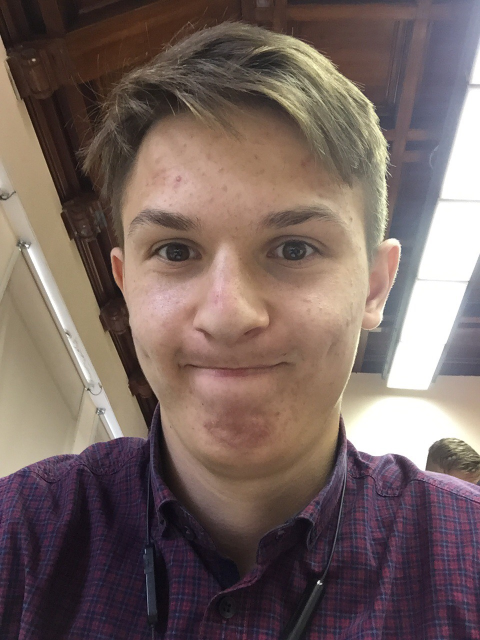
#> input picture face_recognize/dataset/Dmitry_Svir/G8Iko3ZGdCk.jpg, 960 x 1280 px, given in place of the camera (shown at 1/2 size)
$ python build_face_dataset.py --cascade haarcascade_frontalface_default.xml --output out
#> lines starting #> are read from the running program, lines starting #| are printed output that depends on the picture; after the words box and inside, x2 and y2 are one past the last pixel; in counts of white or black regions, pixels touching at a corner belong together

from imutils.video import VideoStream
import argparse
import imutils
import time
import cv2
import os

ap = argparse.ArgumentParser()
ap.add_argument("-c", "--cascade", required=True,
	help = "path to where the face cascade resides")
ap.add_argument("-o", "--output", required=True,
	help="path to output directory")
args = vars(ap.parse_args())

detector = cv2.CascadeClassifier(args["cascade"])


print("[INFO] starting video stream...")
vs = VideoStream(src=0).start()
# vs = VideoStream(usePiCamera=True).start()
time.sleep(2.0)
total = 0

while True:

	frame = vs.read()
#> frame is the input picture: shape (1280, 960, 3); mean B, G, R 96.3, 100.9, 118.2
	orig = frame.copy()
	frame = imutils.resize(frame, width=400)
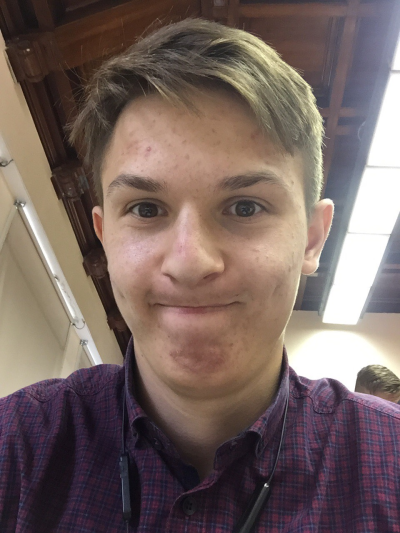
#> frame: shape (533, 400, 3); mean B, G, R 96.3, 100.9, 118.2

	rects = detector.detectMultiScale(
		cv2.cvtColor(frame, cv2.COLOR_BGR2GRAY), scaleFactor=1.1,
		minNeighbors=5, minSize=(30, 30))
#> rects = [[60, 106, 271, 271]]

	for (x, y, w, h) in rects:
		cv2.rectangle(frame, (x, y), (x + w, y + h), (0, 255, 0), 2)
#> this loop made 1 pass
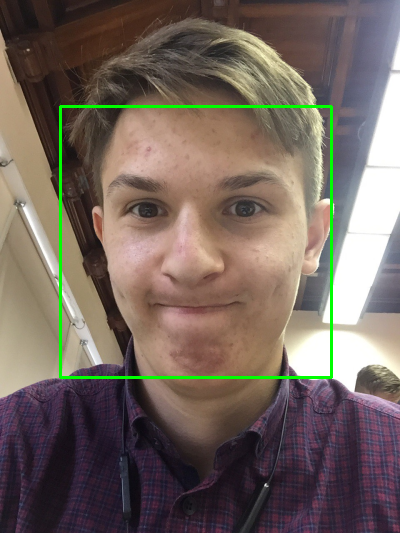
#> frame: shape (533, 400, 3); 1.52% of pixels changed, all inside (x1, y1, x2, y2) = (59, 105, 333, 379)

	cv2.imshow("Frame", frame)
	key = cv2.waitKey(1) & 0xFF
#> (key q is pressed here)


	if key == ord("k"):
		p = os.path.sep.join([args["output"], "{}.png".format(
			str(total).zfill(5))])
		cv2.imwrite(p, orig)
		total += 1

	elif key == ord("q"):
		break

print("[INFO] {} face images stored".format(total))
print("[INFO] cleaning up...")
cv2.destroyAllWindows()
vs.stop()

$ run again, on face_recognize/dataset/Dmitry_Svir/GmMrQRSUUNg.jpg
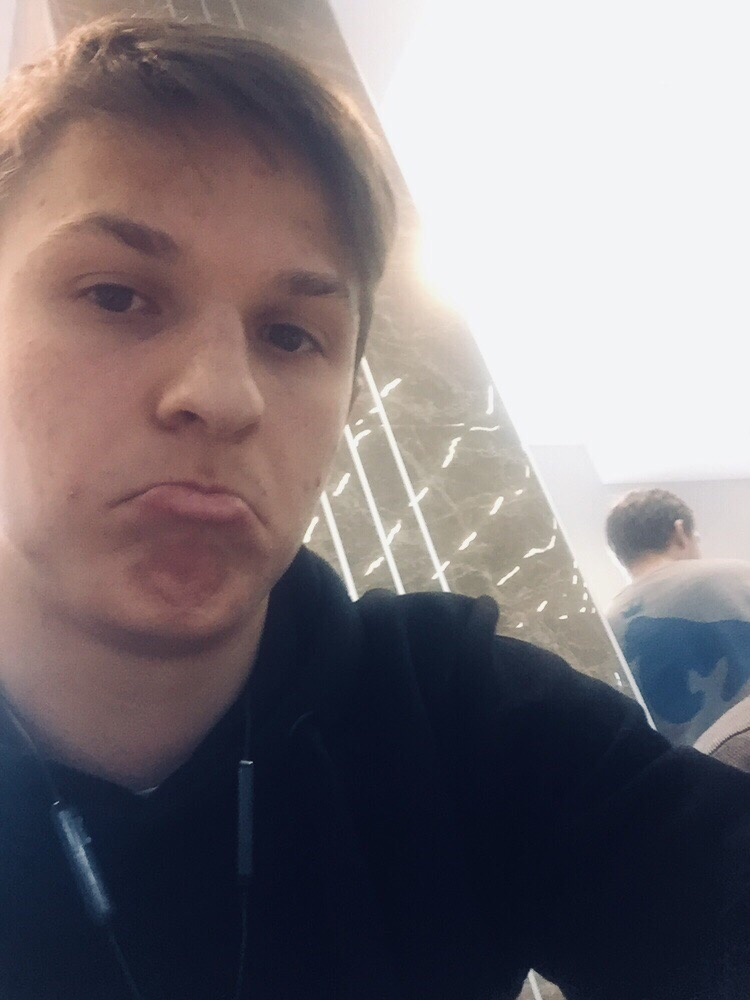
#> input picture face_recognize/dataset/Dmitry_Svir/GmMrQRSUUNg.jpg, 750 x 1000 px, given in place of the camera
#> frame is the input picture: shape (1000, 750, 3); mean B, G, R 122.3, 118.2, 125.6
#> rects = [[63, 194, 94, 94], [8, 88, 217, 217]]
#> the loop `for (x, y, w, h) in rects:` made 2 passes
#> after the loop `for (x, y, w, h) in rects:`:
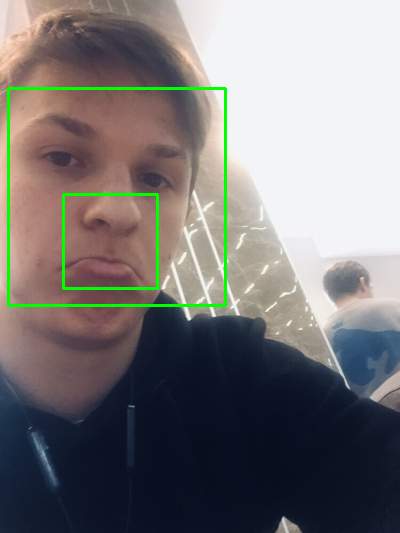
#> frame: shape (533, 400, 3); mean B, G, R 120, 120.3, 122.8

$ run again, on face_recognize/dataset/Dmitry_Svir/YRJ4Br5tqq4.jpg
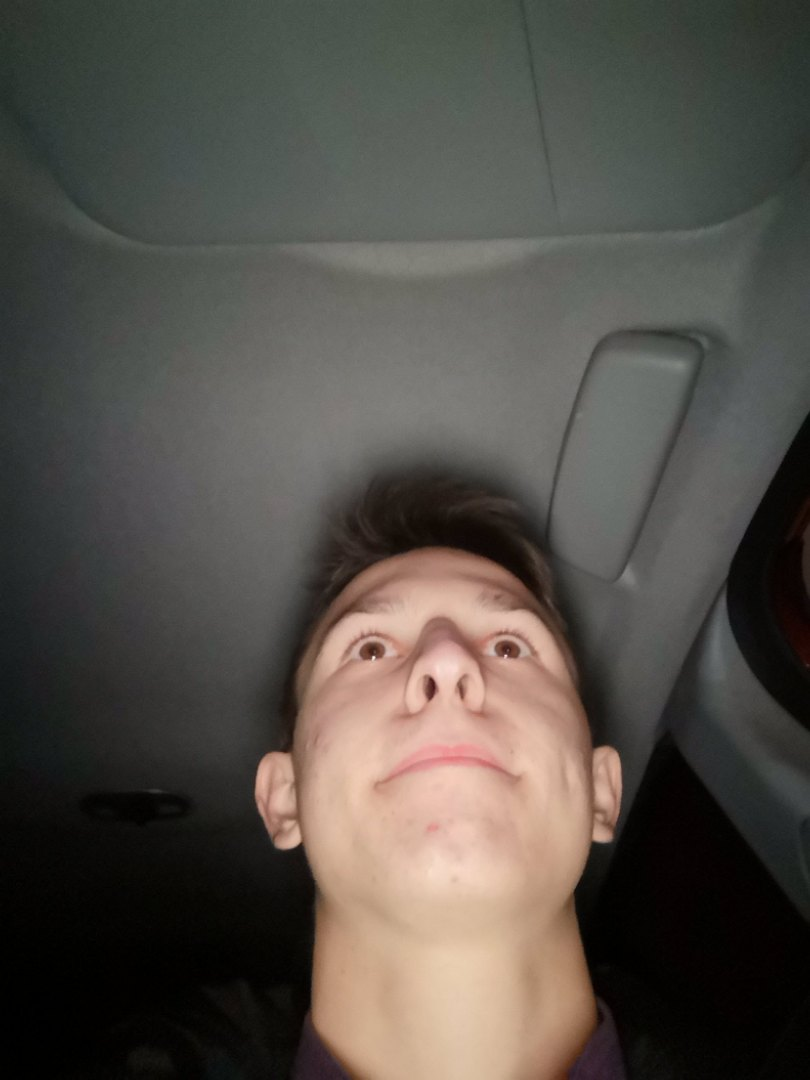
#> input picture face_recognize/dataset/Dmitry_Svir/YRJ4Br5tqq4.jpg, 810 x 1080 px, given in place of the camera
#> frame is the input picture: shape (1080, 810, 3); mean B, G, R 72.5, 78.9, 83.7
#> rects = [[143, 273, 157, 157]]
#> the loop `for (x, y, w, h) in rects:` made 1 pass
#> after the loop `for (x, y, w, h) in rects:`:
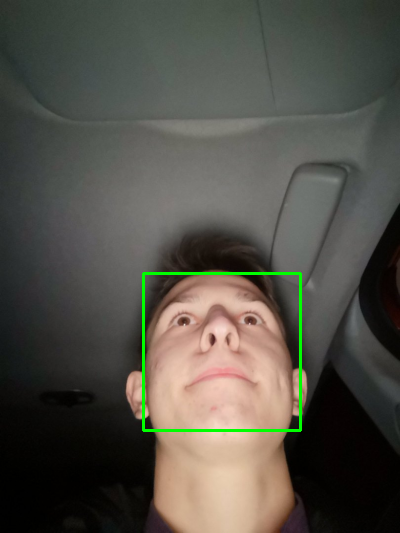
#> frame: shape (533, 400, 3); mean B, G, R 71.7, 80.3, 82.7
